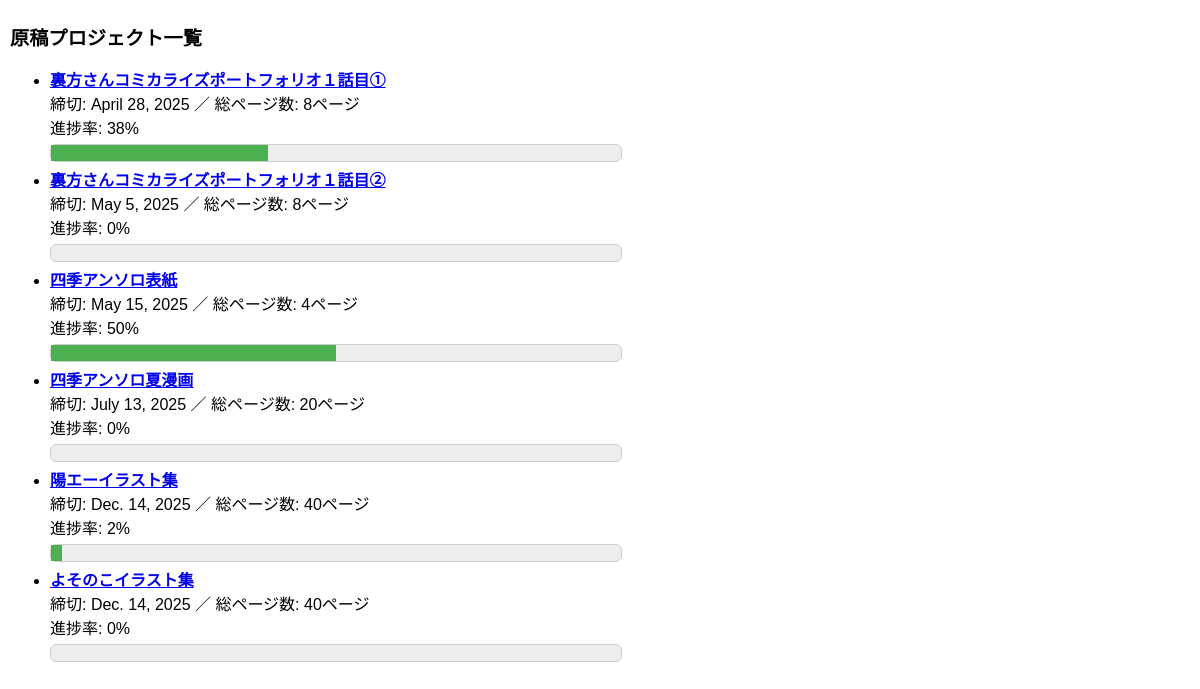
The page / on the database its author committed.
### manga/models.py (models this page shows, shortened)
class Project(models.Model):
    title = models.CharField(max_length=100)
    total_pages = models.PositiveIntegerField()
    start_date = models.DateField()
    deadline = models.DateField()
    color = models.CharField(max_length=20, default="blue") #カレンダー用
    @property
    def progress_rate(self):
        total_done = sum(p.pages_done for p in self.progress_set.all())
        if self.total_pages == 0:
            return
        return round((total_done / self.total_pages) * 100)

class Progress(models.Model):
    project = models.ForeignKey(Project, on_delete=models.CASCADE)
    date = models.DateField()
    pages_done = models.PositiveIntegerField()

### manga/views.py (the view)
# urls.py: path('', views.project_list, name='project_list'),
def project_list(request):
    projects = Project.objects.all().order_by('deadline') #.all()で終わらせてたけどorderbyしたくて追加。締切早い順。('-deadline')にすれば遅い順に、('-progress_rate')にすれば進捗高い順になるけど今回の実装では進捗高い順は多分バグる
    return render(request, 'manga/project_list.html', {'projects': projects})

### manga/templates/manga/project_list.html (shortened to what this page needs)
<!DOCTYPE html>
<html>
<head>
</head>
<body>
    <h1>原稿プロジェクト一覧</h1>
    <ul>
        {% for project in projects %}
        <li>
            <strong><a href="{% url 'project_detail' project.id %}">{{ project.title }}</a></strong><br>
            締切: {{ project.deadline }} ／ 総ページ数: {{ project.total_pages }}ページ<br>
            進捗率: {{ project.progress_rate }}%
            <div style="width: 50%; background-color: #eee; border: 1px solid #ccc; height: 16px; border-radius: 6px; margin: 5px 0;">
                <div style="height: 100%; width: {{ project.progress_rate }}%; background-color: #4CAF50"></div>
            </div>
        </li>
        {% empty %}
        <li>まだ原稿が登録されていません。</li>
        {% endfor %}
    </ul>
</body>
</html>

### manga/templates/manga/project_list.html (style rules this page uses)
body { font-family: sans-serif; padding: 10px; margin: 0; }
h1,h2,h3 { font-size: 1.2em; }

### rows shown on the page
Project: title "裏方さんコミカライズポートフォリオ１話目①", deadline "April 28, 2025", total_pages "8", progress_rate "38"
Project: title "裏方さんコミカライズポートフォリオ１話目②", deadline "May 5, 2025", total_pages "8", progress_rate "0"
Project: title "四季アンソロ表紙", deadline "May 15, 2025", total_pages "4", progress_rate "50"
Project: title "四季アンソロ夏漫画", deadline "July 13, 2025", total_pages "20", progress_rate "0"
Project: title "陽エーイラスト集", deadline "Dec. 14, 2025", total_pages "40", progress_rate "2"
Project: title "よそのこイラスト集", deadline "Dec. 14, 2025", total_pages "40", progress_rate "0"
